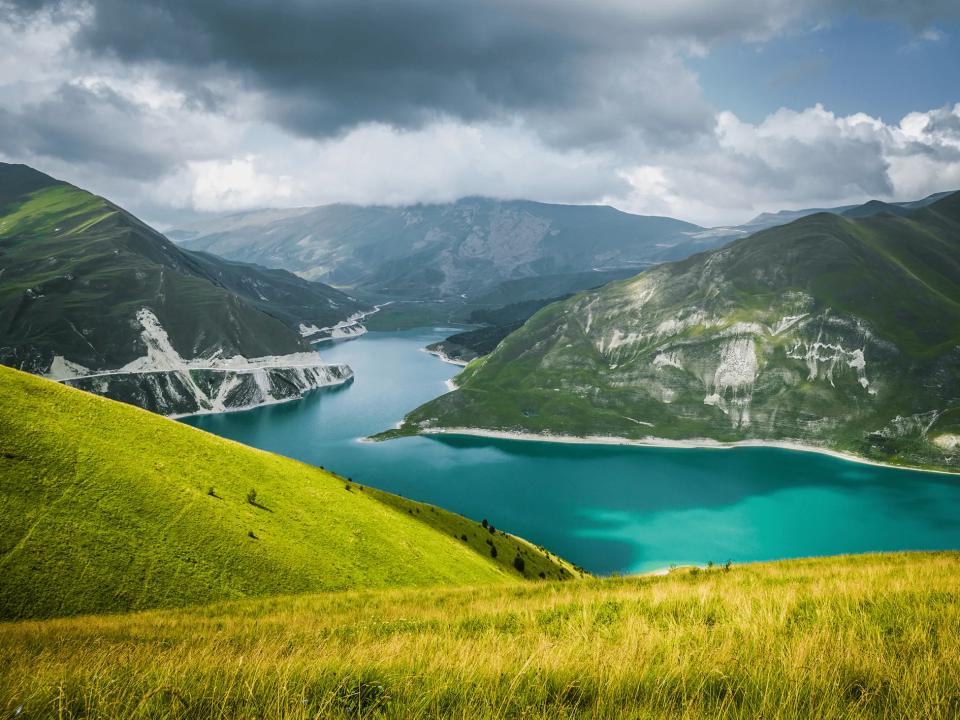
#> input picture image.jpg, 1920 x 1439 px (shown at 1/2 size)
$ jupyter execute 'МЗ_лр1.ipynb'
#> lines starting #> are read from the running program, lines starting #| are printed output that depends on the picture; long printed decimals are rounded
# Лабораторная работа №1
## Фильтрация шумов на полутоновых изображениях

1. Считать цветное rgb изображение.
2. Преобразовать изображение в градации серого.
3. Зашумить изображение аддитивным шумом с вероятностью p (по вариантам).
  *   Вход: изображение из пункта 2
  *   Вывод: зашумленное изображение
4. Написать функцию реализации свертки (прохождение окном по изображению)
5. Написать функцию реализации свертки (с помощью преобразования фурье)
6. Написать функцию реализации кросс-кореляции (с помощью функции свертки через фурье преобразование).

> Функции вида fun(mat1, mat2)
Где mat1  - первый сигнал, а mat2 - второй сигнал.

7. Вычислить отсчеты функции  взаимной корреляции между исходным изображением и зашумленным (B<sub>xy</sub>). Вывести получившуюся матрицу как изображение.
8. Вычислить отсчеты функции  автокорреляции зашумленного изображения (B<sub>y</sub>). Вывести получившуюся матрицу как изображение.
9. Составить матрицы отсчетов для решения системы уравнений Винера-Хопфа для заданной области D.
10. Решить полученную СЛАУ (numpy.linalg.solve). На основе вектора решений построить матрицу КИХ фильтра.
11. Отфильтровать изображение полученным КИХ фильтром. Подсчитать СКО (RMSE).
  *   Вход: изображение из пункта 3
  *   Вывод: Значения СКО (RMSE). Исходное (из пункта 2), зашумленное (из пункта 3) и отфильтрованное изображение.
  *   СКО (RMSE) считать между отфильтрованным изображением и исходным (не зашумленным) из пункта 2


*Для работы с изображением использовать OpenCV (открытие, сохранение и т.д.). Для визуализации можно использовать matplotlib. Все необходимые для задания функции реализовавать самим, а не использовать готовые в OpenCV, если не указано обратного.*


---

> По всем вопросам писать на почту  ***cybersouls@yandex.ru*** или в ЛС в VK/tg

Ссылки на полезные ресурсы:

1.   [Методичка по фильтрации изображений](https://drive.google.com/file/d/1djgQ_WEGl1irIxzb4-8slpP3ZIJP_i9C/view?usp=drive_link)
2.    [Методичка по теории обработки сигналов( там свертка, КИХ фильтр и т.д. )](https://drive.google.com/file/d/1Lnskznr5WW4ZjqmMC5JOZdg0nFtOlyGX/view?usp=sharing)
2.    [Документация OpenCV](https://docs.opencv.org/4.x/index.html)

# Варианты задания

№ варианта | Вероятность p | Область D
--- | :---: | :---:
1 | 0,1 | {(-1,-1), ... , (1,1)}
2 | 0,08 | {(0,0), ... , (2,2)}
3 | 0,11 | {(-2,-2), ... , (0,0)}
4 | 0,09 | {(-3,-3), ... , (-1,-1)}
5 | 0,13 | {(-1,-1), ... , (2,2)}
6 | 0,09 | {(-2,-2), ... , (1,1)}
7 | 0,12 | {(0,0), ... , (3,3)}
8 | 0,14 | {(1,1), ... , (3,3)}
9 | 0,17 | {(-3,-3), ... , (0,0)}
10 | 0,09 | {(0,0), ... , (2,2)}
11 | 0,08 | {(-1,-1), ... , (3,3)}
12 | 0,07 | {(-3,-3), ... , (3,3)}
13 | 0,08 | {(-2,-2), ... , (2,2)}
14 | 0,1 | {(-2,-2), ... , (3,3)}
15 | 0,06 | {(-3,-3), ... , (2,2)}

# Контрольные темы

1. Свёртка последовательностей.
2. Линейная фильтрация. Основные понятия.
3. КИХ фильтр.

## Решение

Вариант 3

[cell 1]
import cv2
import numpy as np
import matplotlib.pyplot as plt
from pathlib import Path

OUTPUT_DIR = Path("images")
OUTPUT_DIR.mkdir(exist_ok=True)

P_NOISE = 0.11
D_MIN, D_MAX = -2, 0

IMG_SIZE = (255, 255)
RNG = np.random.default_rng(1)

### 1. Считать цветное rgb изображение.

[cell 2]
def read_rgb(path: str, size=IMG_SIZE) -> np.ndarray:
#> called with path = 'image.jpg', size = (255, 255)
    bgr = cv2.imread(path, cv2.IMREAD_COLOR)
#> bgr is the input picture: shape (1439, 1920, 3); mean B, G, R 101, 134.2, 114.7
    if bgr is None:
        raise FileNotFoundError(f"Не удалось прочитать файл: {path}")
    bgr = cv2.resize(bgr, size, interpolation=cv2.INTER_AREA)
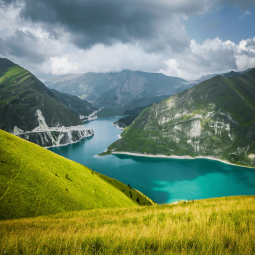
#> bgr: shape (255, 255, 3); mean B, G, R 101, 134.2, 114.7
    rgb = cv2.cvtColor(bgr, cv2.COLOR_BGR2RGB)
    return rgb

IMAGE_PATH = "image.jpg"
rgb = read_rgb(IMAGE_PATH)

plt.figure(figsize=(5, 5))
plt.imshow(rgb)
plt.axis("off")
plt.title("RGB")
plt.savefig(OUTPUT_DIR / "1_1_rgb.png", bbox_inches="tight", dpi=300)
plt.show()

### 2. Преобразовать изображение в градации серого.

[cell 3]
gray = np.dot(rgb[..., :3], [0.299, 0.587, 0.114])

plt.figure(figsize=(5, 5))
plt.imshow(gray, cmap="gray")
plt.axis("off")
plt.title("Grayscale")
plt.savefig(OUTPUT_DIR / "1_2_grayscale.png", bbox_inches="tight", dpi=300)
plt.show()

### 3. Зашумить изображение аддитивным шумом с вероятностью p (по вариантам).

[cell 4]
def add_additive_noise_prob(img_gray: np.ndarray, p: float, rng: np.random.Generator) -> np.ndarray:
    img = img_gray.astype(np.int16)
    mask = (rng.random(img_gray.shape) <= p)
    noise = rng.integers(0, 256, img_gray.shape, dtype=np.int16)

    noisy = img + noise * mask.astype(np.int16)
    noisy = np.clip(noisy, 0, 255).astype(np.uint8)
    return noisy

noisy = add_additive_noise_prob(gray, P_NOISE, RNG)
#> in add_additive_noise_prob, `noisy = img + noise * mask.astype(np.int16)`:
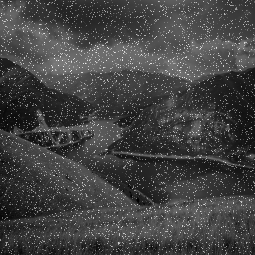
#> noisy: shape (255, 255) int16; min 13, max 491, mean 138.2; drawn with min black and max white
#> in add_additive_noise_prob, `noisy = np.clip(noisy, 0, 255).astype(np.uint8)`:
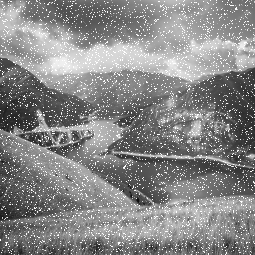
#> noisy: shape (255, 255); min 13, max 255, mean 134.4

plt.figure(figsize=(10, 4))
plt.subplot(1, 2, 1)
plt.imshow(gray, cmap="gray")
plt.axis("off")
plt.title("Исходное (gray)")

plt.subplot(1, 2, 2)
plt.imshow(noisy, cmap="gray")
plt.axis("off")
plt.title(f"Зашумленное (p={P_NOISE})")
plt.savefig(OUTPUT_DIR / "1_3_additive_noise.png", bbox_inches="tight", dpi=300)
plt.show()

### 4. Написать функцию реализации свертки (прохождение окном по изображению)

[cell 5]
def conv_window(image: np.ndarray, kernel: np.ndarray) -> np.ndarray:
    img = image.astype(np.float64)
    ker = kernel.astype(np.float64)

    kh, kw = ker.shape

    pad_h, pad_w = kh // 2, kw // 2
    ker_rot = np.rot90(ker, 2)
    padded = np.pad(img, ((pad_h, pad_h), (pad_w, pad_w)), mode="constant")
    out = np.zeros_like(img)

    for i in range(img.shape[0]):
        for j in range(img.shape[1]):
            patch = padded[i:i + kh, j:j + kw]
            out[i, j] = np.sum(patch * ker_rot)

    return out

kernel_3 = np.ones((3, 3), dtype=np.float64) / 9.0
test_blur = conv_window(gray, kernel_3)
#> after the loop in conv_window, `for i in range(img.shape[0]):`:
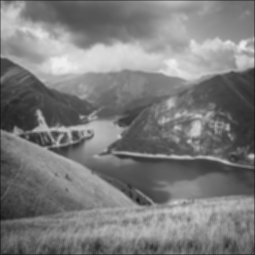
#> out: shape (255, 255) float64; min 19.81, max 239, mean 124.1

plt.figure(figsize=(10, 4))
plt.subplot(1, 2, 1)
plt.imshow(gray, cmap="gray")
plt.axis("off")
plt.title("gray")

plt.subplot(1, 2, 2)
plt.imshow(np.clip(test_blur, 0, 255).astype(np.uint8), cmap="gray")
plt.axis("off")
plt.title("conv_window (3x3)")
plt.savefig(OUTPUT_DIR / "1_4_conv_window_3x3.png", bbox_inches="tight", dpi=300)
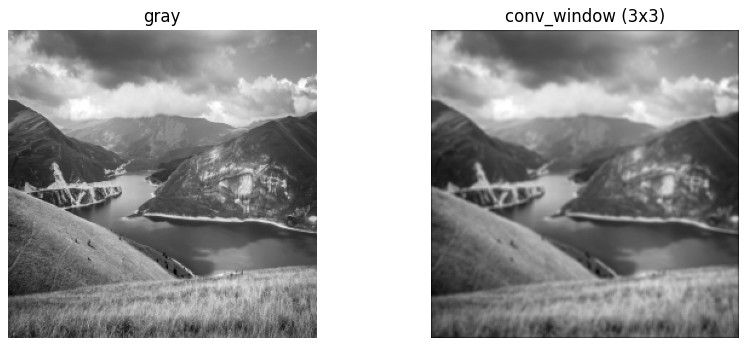
#> figure drawn by matplotlib, 2 panels
plt.show()

### 5. Написать функцию реализации свертки (с помощью преобразования фурье)

[cell 6]
def fft_convolve_full(a: np.ndarray, b: np.ndarray) -> np.ndarray:
    a = a.astype(np.float64)
    b = b.astype(np.float64)

    Ha, Wa = a.shape
    Hb, Wb = b.shape
    P, Q = Ha + Hb - 1, Wa + Wb - 1

    Fa = np.fft.fft2(a, (P, Q))

    Fb = np.fft.fft2(b, (P, Q))

    full = np.fft.ifft2(Fa * Fb).real

    start_r, start_c = Hb // 2, Wb // 2
    return full[start_r:start_r + Ha, start_c:start_c + Wa]


test_blur_fft = fft_convolve_full(gray, kernel_3)
print("max|diff| window vs fft:", np.max(np.abs(test_blur - test_blur_fft)))
#| max|diff| window vs fft: 3.410605131648481e-13

### 6. Написать функцию реализации кросс-кореляции (с помощью функции свертки через фурье преобразование).

[cell 7]
def flip2(mat: np.ndarray) -> np.ndarray:

    return np.flipud(np.fliplr(mat))

def cross_corr_fft_centered(mat1: np.ndarray, mat2: np.ndarray) -> np.ndarray:
    H, W = mat1.shape


    corr = fft_convolve_full(mat1, flip2(mat2))
    return corr

### 7. Вычислить отсчеты функции  взаимной корреляции между исходным изображением и зашумленным (B<sub>xy</sub>). Вывести получившуюся матрицу как изображение.

[cell 8]
Bxy = cross_corr_fft_centered(gray, noisy)
#> in flip2, `return np.flipud(np.fliplr(mat))`:
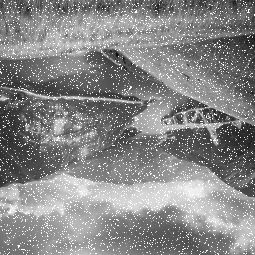
#> returned value: shape (255, 255); min 13, max 255, mean 134.4
#> in fft_convolve_full (call 2), `full = np.fft.ifft2(Fa * Fb).real`:
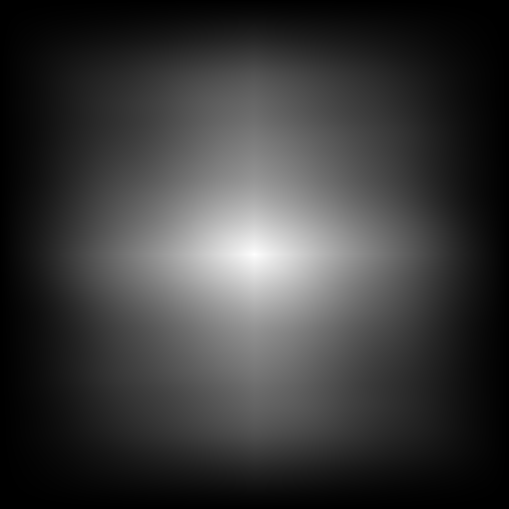
#> full: shape (509, 509) float64; min 8874.3, max 1.21e+09, mean 273248165.1; drawn with min black and max white
#> in fft_convolve_full (call 2), `return full[start_r:start_r + Ha, start_c:start_c + Wa]`:
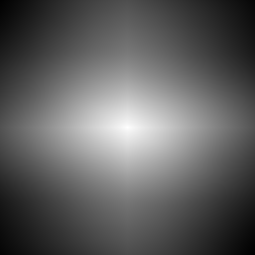
#> returned value: shape (255, 255) float64; min 256856619.8, max 1.21e+09, mean 613272046.7; drawn with min black and max white

plt.figure(figsize=(6, 6))
plt.imshow(Bxy, cmap="gray")
plt.axis("off")
plt.title("Bxy (исходное vs зашумленное)")
plt.savefig(OUTPUT_DIR / "1_5_cross_correlation_bxy.png", bbox_inches="tight", dpi=300)
plt.show()

print("Bxy shape:", Bxy.shape, "min/max:", float(Bxy.min()), float(Bxy.max()))
#| Bxy shape: (255, 255) min/max: 256856619.832 1206224117.267

### 8. Вычислить отсчеты функции  автокорреляции зашумленного изображения (B<sub>y</sub>). Вывести получившуюся матрицу как изображение.

[cell 9]
By = cross_corr_fft_centered(noisy, noisy)

plt.figure(figsize=(6, 6))
plt.imshow(By, cmap="gray")
plt.axis("off")
plt.title("By (автокорреляция зашумленного)")
plt.savefig(OUTPUT_DIR / "1_6_autocorrelation_by.png", bbox_inches="tight", dpi=300)
plt.show()

print("By shape:", By.shape, "min/max:", float(By.min()), float(By.max()))
#| By shape: (255, 255) min/max: 281007132.000 1358193574.000

### 9. Составить матрицы отсчетов для решения системы уравнений Винера-Хопфа для заданной области D.

$\sum\sum$ h(k,l) * By(m-k, n-l) = Bxy(-m, -n)

[cell 10]
def build_wiener_hopf(By: np.ndarray, Bxy: np.ndarray, d_min: int, d_max: int):
    H, W = By.shape
    cx, cy = H // 2, W // 2

    N = d_max - d_min + 1
    N2 = N * N


    def idx(m: int, n: int) -> int:
        return (m - d_min) * N + (n - d_min)

    coords = [(m, n) for m in range(d_min, d_max + 1) for n in range(d_min, d_max + 1)]

    G = np.zeros((N2, N2), dtype=np.float64)
    Y = np.zeros((N2, 1), dtype=np.float64)

    for (m, n) in coords:
        i = idx(m, n)

        Y[i, 0] = Bxy[cx - m, cy - n]

        for (k, l) in coords:
            j = idx(k, l)

            G[i, j] = By[cx + (m - k), cy + (n - l)]

    return G, Y, N

G, Y, N = build_wiener_hopf(By, Bxy, D_MIN, D_MAX)
#> after the loop in build_wiener_hopf, `for (m, n) in coords:`: Y = [1.18e+09, 1.18e+09, 1.19e+09, 1.19e+09, 1.19e+09, 1.2e+09, 1.19e+09, 1.2e+09, 1.21e+09]
#> N = 3
print("G shape:", G.shape, "Y shape:", Y.shape, "N:", N)
#| G shape: (9, 9) Y shape: (9, 1) N: 3

### 10. Решить полученную СЛАУ (numpy.linalg.solve). На основе вектора решений построить матрицу КИХ фильтра.

[cell 11]
g_vec = np.linalg.solve(G, Y)
#> g_vec = [0.0156, 0.0319, 0.0764, 0.0503, 0.0769, 0.14, 0.12, 0.161, 0.259]
g = g_vec.reshape(N, N)
#> g = [[0.0156, 0.0319, 0.0764], [0.0503, 0.0769, 0.14], [0.12, 0.161, 0.259]]

print("g:")
print(g)
#| [[0.01563 0.03186 0.07639]
#|  [0.05033  0.07686 0.1396]
#|  [0.1196 0.1614 0.2593]]

plt.figure(figsize=(4, 4))
plt.imshow(g, cmap="gray")
plt.axis("off")
plt.title("КИХ фильтр g")
plt.savefig(OUTPUT_DIR / "1_7_fir_filter_g.png", bbox_inches="tight", dpi=300)
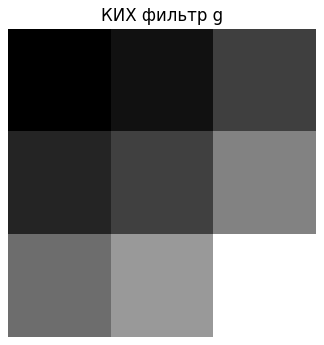
#> figure drawn by matplotlib, 1 panel
plt.show()

### 11. Отфильтровать изображение полученным КИХ фильтром. Подсчитать СКО (RMSE).

[cell 12]
def rmse(a: np.ndarray, b: np.ndarray) -> float:
    a = a.astype(np.float64)
    b = b.astype(np.float64)
    return float(np.sqrt(np.mean((a - b) ** 2)))

restored = fft_convolve_full(noisy, g)
#> in fft_convolve_full (call 4), `b = b.astype(np.float64)`: b has the same summary as g outside fft_convolve_full
#> in fft_convolve_full (call 4), `return full[start_r:start_r + Ha, start_c:start_c + Wa]`:
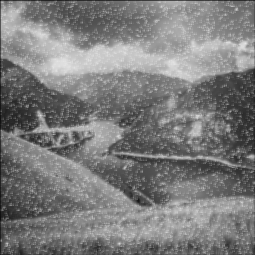
#> returned value: shape (255, 255) float64; min 13.85, max 229.1, mean 124.5

rmse_noisy = rmse(gray, noisy)
#> rmse_noisy = 35.03
rmse_restored = rmse(gray, restored)
#> rmse_restored = 17.75

print("RMSE(gray, noisy):", rmse_noisy)
#| RMSE(gray, noisy): 35.028
print("RMSE(gray, restored):", rmse_restored)
#| RMSE(gray, restored): 17.751

plt.figure(figsize=(15, 4))
plt.subplot(1, 3, 1)
plt.imshow(gray, cmap="gray")
plt.axis("off")
plt.title("Исходное (gray)")

plt.subplot(1, 3, 2)
plt.imshow(noisy, cmap="gray")
plt.axis("off")
plt.title(f"Зашумленное (p={P_NOISE})")

plt.subplot(1, 3, 3)
plt.imshow(restored, cmap="gray")
plt.axis("off")
plt.title("После КИХ (Винер–Хопф)")
plt.savefig(OUTPUT_DIR / "1_8_wiener_hopf_result.png", bbox_inches="tight", dpi=300)
plt.show()
